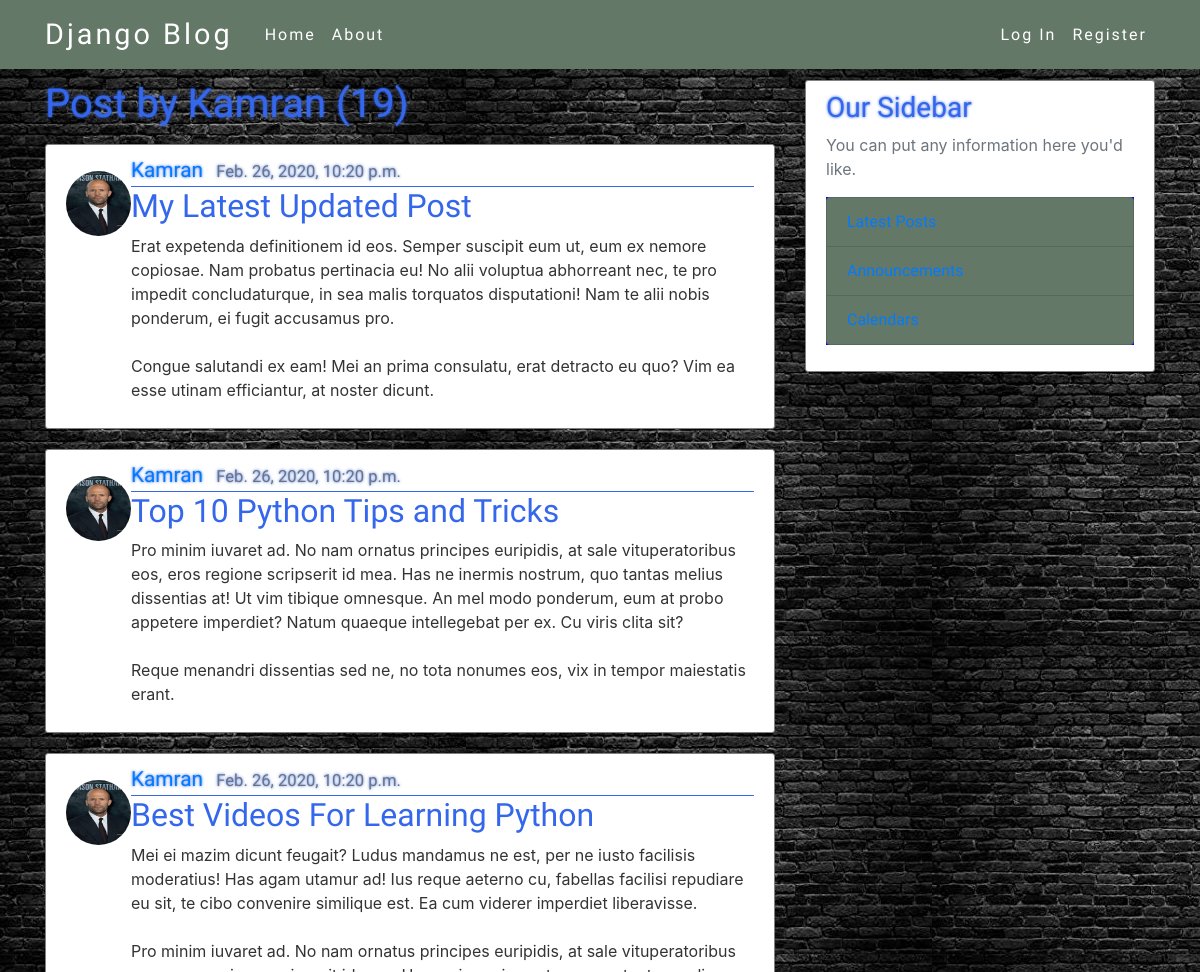
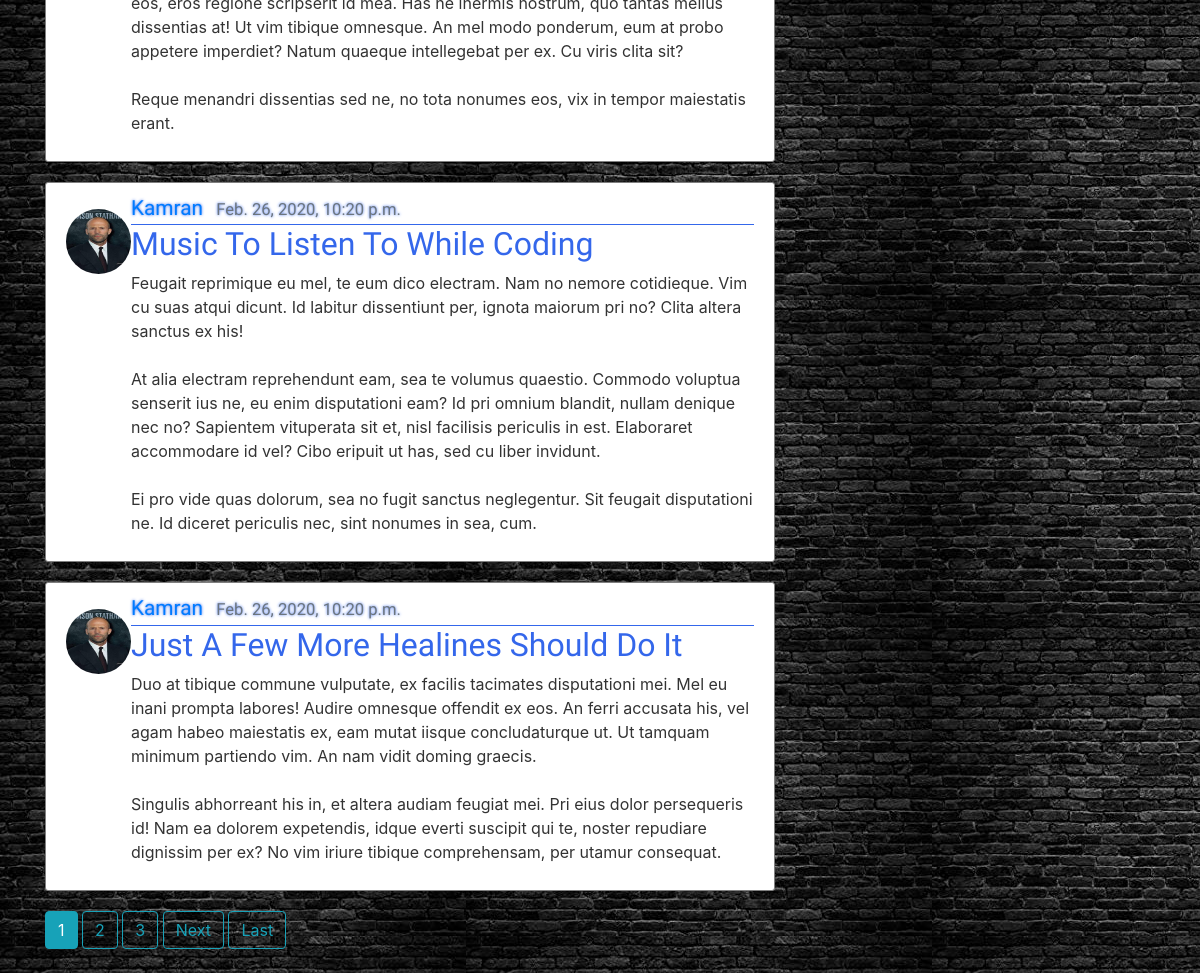
Page /user/Kamran on the committed database (2 pictures, top to bottom).
### blog/models.py (models this page shows, shortened)
class Post(models.Model):
	title = models.CharField(max_length = 100)
	content = models.TextField()
	date_posted = models.DateTimeField(default = timezone.now)
	author = models.ForeignKey(User, on_delete = models.CASCADE)

### users/models.py (models this page shows, shortened)
class Profile(models.Model):
	user = models.OneToOneField(User,on_delete = models.CASCADE)
	image = models.ImageField(default = 'default.jpg', upload_to = 'profile_pics')

### blog/views.py (the view)
# urls.py: path('user/<username>', UserPostListView.as_view(), name = "user-post"),
class UserPostListView(ListView):
	model = Post
	template_name = 'blog/user_post.html'
	context_object_name = 'posts'
	paginate_by = 5
	def get_queryset(self):
		user = get_object_or_404(User, username =self.kwargs.get('username')) # Когда вызывается эта функция
		return Post.objects.filter(author = user).order_by('-date_posted')

### blog/templates/blog/user_post.html (shortened to what this page needs)
{% extends 'blog/base.html' %}
	{% block content %}
	<h1 class= "mb-3">Post by {{view.kwargs.username}} ({{page_obj.paginator.count}})</h1>
		{% for post in posts %}
			<article class="media content-section">
			<a class="article-title" href="#"><img class = "rounded-circle article-img" src="{{post.author.profile.image.url}}"> </a>
			  <div class="media-body">
			    <div class="article-metadata">
			      <a class="mr-2" href="{%url 'user-post' post.author.username%}">{{ post.author }}</a>
			      <small class="text-muted">{{ post.date_posted }}</small>
			    </div>
			    <h2><a class="article-title" href="{%url 'post-detail' post.id %}">{{ post.title }}</a></h2>
			    <p class="article-content">{{ post.content }}</p>
			  </div>
			</article>
		{%endfor%}
		{%if is_paginated%}
			{%for num in page_obj.paginator.page_range%}
				{%if page_obj.number == num %}
					<a class = "btn btn-info mb-4" href="?page={{num}}">{{num}}</a>
				{%elif num > page_obj.number|add:'-3' and num < page_obj.number|add:'3'%}
					<a class = "btn btn-outline-info mb-4" href="?page={{num}}">{{num}}</a>
				{%endif%}
			{%endfor%}
			{%if page_obj.has_next %}
				<a class = "btn btn-outline-info mb-4" href="?page={{page_obj.next_page_number}}">Next</a>
				<a class = "btn btn-outline-info mb-4" href="?page={{page_obj.paginator.num_pages}}">Last</a>
			{%endif%}
		{%endif%}
	{%endblock content%}

### blog/static/blog/main.css (style rules this page uses)
* { margin:0; padding:0; }
body { background-image: url('images/B.jpg'); color: #333333; margin-top: 5rem; }
h1, h2, h3, h4, h5, h6 { color: rgb(100,120,104); }
h1,h3 { font-family: 'Oxanium'; color:#3467eb; text-shadow: 0 0 3px #3467eb; }
.content-section { background: #ffffff; padding: 10px 20px; border: 1px solid grey; border-radius: 3px; margin-bottom: 20px; }
.article-title { color: #444444; margin-top: 1rem; margin-bottom: 1rem; }
.article-content { white-space: pre-line; }
.article-img { height: 65px; width: 65px ; margin-right: 16px #3467eb; }
.article-metadata { padding-bottom: 1px #3467eb; margin-bottom: 4px #3467eb; border-bottom: 1px solid #3467eb; font-family:'Oxanium'; font-weight: 300; font-size: 1.3rem; color:#3467eb; text-shadow: 0 0 3px #3467eb; }
.article-title { font-family:'Oxanium'; font-weight: 300; color:#3467eb; }

### rows in the picture
Post: author.profile.image (placeholder picture), author "Kamran", date_posted "Feb. 26, 2020, 10:20 p.m.", title "My Latest Updated Post", content "Erat expetenda definitionem id eos. Semper suscipit eum ut, eum ex nemore copiosae. Nam probatus pertinacia eu! No alii voluptua abhorreant nec, te pro impedit concludaturque, in sea malis torquatos disputationi! Nam te alii nobis ponderum, ei fugit accusamus pro. Congue salutandi ex eam! Mei an prima consulatu, erat detracto eu quo? Vim ea esse utinam efficiantur, at noster dicunt."
Post: author.profile.image (placeholder picture), author "Kamran", date_posted "Feb. 26, 2020, 10:20 p.m.", title "Top 10 Python Tips and Tricks", content "Pro minim iuvaret ad. No nam ornatus principes euripidis, at sale vituperatoribus eos, eros regione scripserit id mea. Has ne inermis nostrum, quo tantas melius dissentias at! Ut vim tibique omnesque. An mel modo ponderum, eum at probo appetere imperdiet? Natum quaeque intellegebat per ex. Cu viris clita sit? Reque menandri dissentias sed ne, no tota nonumes eos, vix in tempor maiestatis erant."
Post: author.profile.image (placeholder picture), author "Kamran", date_posted "Feb. 26, 2020, 10:20 p.m.", title "Best Videos For Learning Python", content "Mei ei mazim dicunt feugait? Ludus mandamus ne est, per ne iusto facilisis moderatius! Has agam utamur ad! Ius reque aeterno cu, fabellas facilisi repudiare eu sit, te cibo convenire similique est. Ea cum viderer imperdiet liberavisse. Pro minim iuvaret ad. No nam ornatus principes euripidis, at sale vituperatoribus eos, eros regione scripserit id mea. Has ne inermis nostrum, quo tantas melius dissentias at! Ut vim tibique omnesque. An mel modo ponderum, eum at probo appetere imperdiet? Natum quaeque intellegebat per ex. Cu viris clita sit? Reque menandri dissentias sed ne, no tota nonumes eos, vix in tempor maiestatis erant."
Post: author.profile.image (placeholder picture), author "Kamran", date_posted "Feb. 26, 2020, 10:20 p.m.", title "Music To Listen To While Coding", content "Feugait reprimique eu mel, te eum dico electram. Nam no nemore cotidieque. Vim cu suas atqui dicunt. Id labitur dissentiunt per, ignota maiorum pri no? Clita altera sanctus ex his! At alia electram reprehendunt eam, sea te volumus quaestio. Commodo voluptua senserit ius ne, eu enim disputationi eam? Id pri omnium blandit, nullam denique nec no? Sapientem vituperata sit et, nisl facilisis periculis in est. Elaboraret accommodare id vel? Cibo eripuit ut has, sed cu liber invidunt. Ei pro vide quas dolorum, sea no fugit sanctus neglegentur. Sit feugait disputationi ne. Id diceret periculis nec, sint nonumes in sea, cum."
Post: author.profile.image (placeholder picture), author "Kamran", date_posted "Feb. 26, 2020, 10:20 p.m.", title "Just A Few More Healines Should Do It", content "Duo at tibique commune vulputate, ex facilis tacimates disputationi mei. Mel eu inani prompta labores! Audire omnesque offendit ex eos. An ferri accusata his, vel agam habeo maiestatis ex, eam mutat iisque concludaturque ut. Ut tamquam minimum partiendo vim. An nam vidit doming graecis. Singulis abhorreant his in, et altera audiam feugiat mei. Pri eius dolor persequeris id! Nam ea dolorem expetendis, idque everti suscipit qui te, noster repudiare dignissim per ex? No vim iriure tibique comprehensam, per utamur consequat."

### other values in the picture
{{ view.kwargs.username }} "Kamran"
{{ page_obj.paginator.count }} "19"
{{ num }} "1"
{{ num }} "2" "3"
